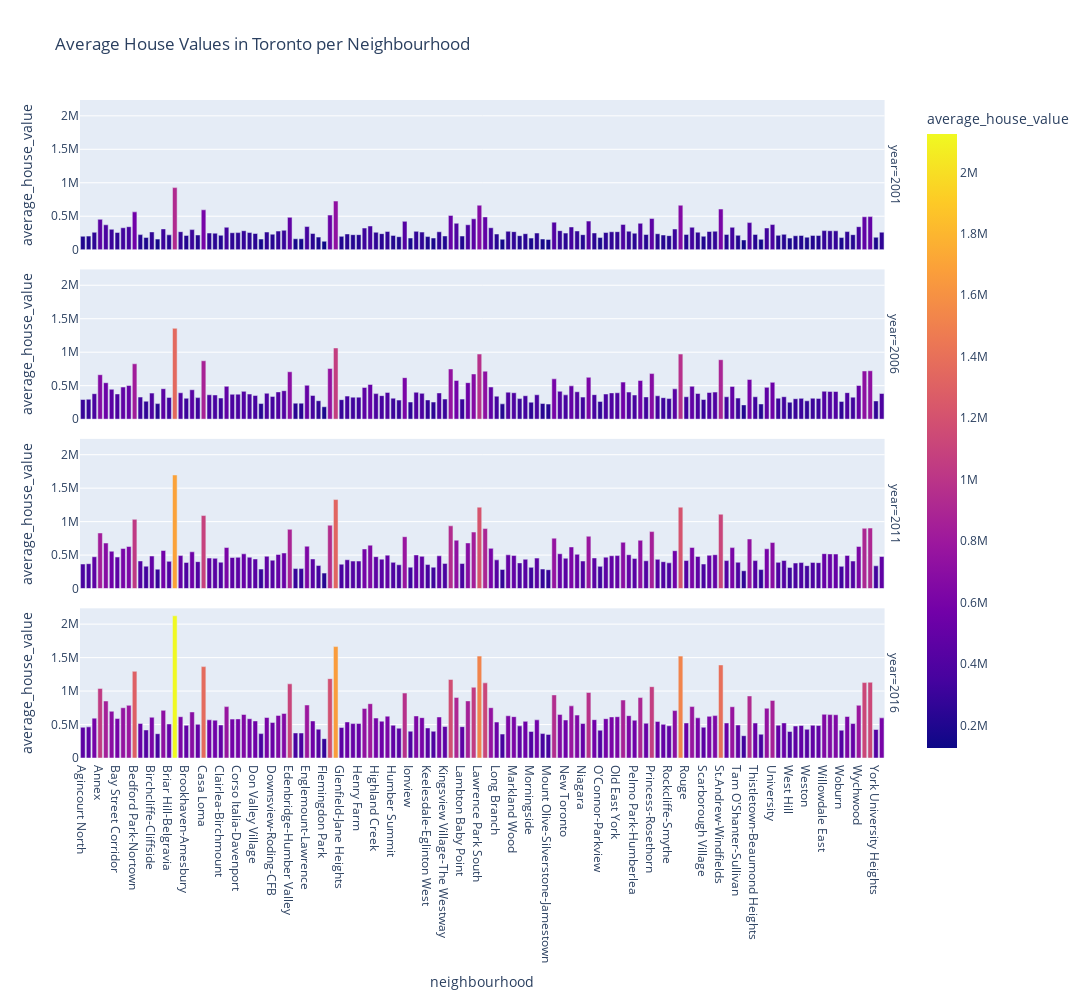

This figure's notebook cell:
### Code cell
row_facet = px.bar(plotly_figure, 
                       x = "neighbourhood", 
                       y = "average_house_value",
                       facet_row = "year",
                       title = "Average House Values in Toronto per Neighbourhood",
                       height = 1000,
                       width = 1300,
                       color = "average_house_value")
row_facet

### Figure 1 — Plotly figure (JSON) as saved in the notebook; plotly's stock layout.template omitted (floating-point values rounded to 4 significant figures; data arrays with more than 128 entries replaced by an {"elided": "..."} marker saying what was removed)
{"data": [{"alignmentgroup": "True", "hovertemplate": "year=2001<br>neighbourhood=%{x}<br>average_house_value=%{marker.color}<extra></extra>", "legendgroup": "", "marker": {"color": {"elided": "140 int values"}, "coloraxis": "coloraxis"}, "name": "", "offsetgroup": "", "orientation": "v", "showlegend": false, "textposition": "auto", "type": "bar", "x": {"elided": "140 str values"}, "xaxis": "x4", "y": {"elided": "140 int values"}, "yaxis": "y4"}, {"alignmentgroup": "True", "hovertemplate": "year=2006<br>neighbourhood=%{x}<br>average_house_value=%{marker.color}<extra></extra>", "legendgroup": "", "marker": {"color": {"elided": "140 int values"}, "coloraxis": "coloraxis"}, "name": "", "offsetgroup": "", "orientation": "v", "showlegend": false, "textposition": "auto", "type": "bar", "x": {"elided": "140 str values"}, "xaxis": "x3", "y": {"elided": "140 int values"}, "yaxis": "y3"}, {"alignmentgroup": "True", "hovertemplate": "year=2011<br>neighbourhood=%{x}<br>average_house_value=%{marker.color}<extra></extra>", "legendgroup": "", "marker": {"color": {"elided": "140 int values"}, "coloraxis": "coloraxis"}, "name": "", "offsetgroup": "", "orientation": "v", "showlegend": false, "textposition": "auto", "type": "bar", "x": {"elided": "140 str values"}, "xaxis": "x2", "y": {"elided": "140 int values"}, "yaxis": "y2"}, {"alignmentgroup": "True", "hovertemplate": "year=2016<br>neighbourhood=%{x}<br>average_house_value=%{marker.color}<extra></extra>", "legendgroup": "", "marker": {"color": {"elided": "140 int values"}, "coloraxis": "coloraxis"}, "name": "", "offsetgroup": "", "orientation": "v", "showlegend": false, "textposition": "auto", "type": "bar", "x": {"elided": "140 str values"}, "xaxis": "x", "y": {"elided": "140 int values"}, "yaxis": "y"}], "layout": {"annotations": [{"font": {}, "showarrow": false, "text": "year=2016", "textangle": 90, "x": 0.98, "xanchor": "left", "xref": "paper", "y": 0.1138, "yanchor": "middle", "yref": "paper"}, {"font": {}, "showarrow": false, "text": "year=2011", "textangle": 90, "x": 0.98, "xanchor": "left", "xref": "paper", "y": 0.3712, "yanchor": "middle", "yref": "paper"}, {"font": {}, "showarrow": false, "text": "year=2006", "textangle": 90, "x": 0.98, "xanchor": "left", "xref": "paper", "y": 0.6288, "yanchor": "middle", "yref": "paper"}, {"font": {}, "showarrow": false, "text": "year=2001", "textangle": 90, "x": 0.98, "xanchor": "left", "xref": "paper", "y": 0.8862, "yanchor": "middle", "yref": "paper"}], "barmode": "relative", "coloraxis": {"colorbar": {"title": {"text": "average_house_value"}}, "colorscale": [[0, "#0d0887"], [0.1111, "#46039f"], [0.2222, "#7201a8"], [0.3333, "#9c179e"], [0.4444, "#bd3786"], [0.5556, "#d8576b"], [0.6667, "#ed7953"], [0.7778, "#fb9f3a"], [0.8889, "#fdca26"], [1, "#f0f921"]]}, "height": 1000, "legend": {"tracegroupgap": 0}, "title": {"text": "Average House Values in Toronto per Neighbourhood"}, "width": 1300, "xaxis": {"anchor": "y", "autorange": true, "domain": [0, 0.98], "range": [-0.5, 139.5], "title": {"text": "neighbourhood"}, "type": "category"}, "xaxis2": {"anchor": "y2", "autorange": true, "domain": [0, 0.98], "matches": "x", "range": [-0.5, 139.5], "showticklabels": false, "type": "category"}, "xaxis3": {"anchor": "y3", "autorange": true, "domain": [0, 0.98], "matches": "x", "range": [-0.5, 139.5], "showticklabels": false, "type": "category"}, "xaxis4": {"anchor": "y4", "autorange": true, "domain": [0, 0.98], "matches": "x", "range": [-0.5, 139.5], "showticklabels": false, "type": "category"}, "yaxis": {"anchor": "x", "autorange": true, "domain": [0, 0.2275], "range": [0, 2236000.0], "title": {"text": "average_house_value"}, "type": "linear"}, "yaxis2": {"anchor": "x2", "autorange": true, "domain": [0.2575, 0.485], "matches": "y", "range": [0, 2236000.0], "title": {"text": "average_house_value"}, "type": "linear"}, "yaxis3": {"anchor": "x3", "autorange": true, "domain": [0.515, 0.7425], "matches": "y", "range": [0, 2236000.0], "title": {"text": "average_house_value"}, "type": "linear"}, "yaxis4": {"anchor": "x4", "autorange": true, "domain": [0.7725, 1], "matches": "y", "range": [0, 2236000.0], "title": {"text": "average_house_value"}, "type": "linear"}}}
